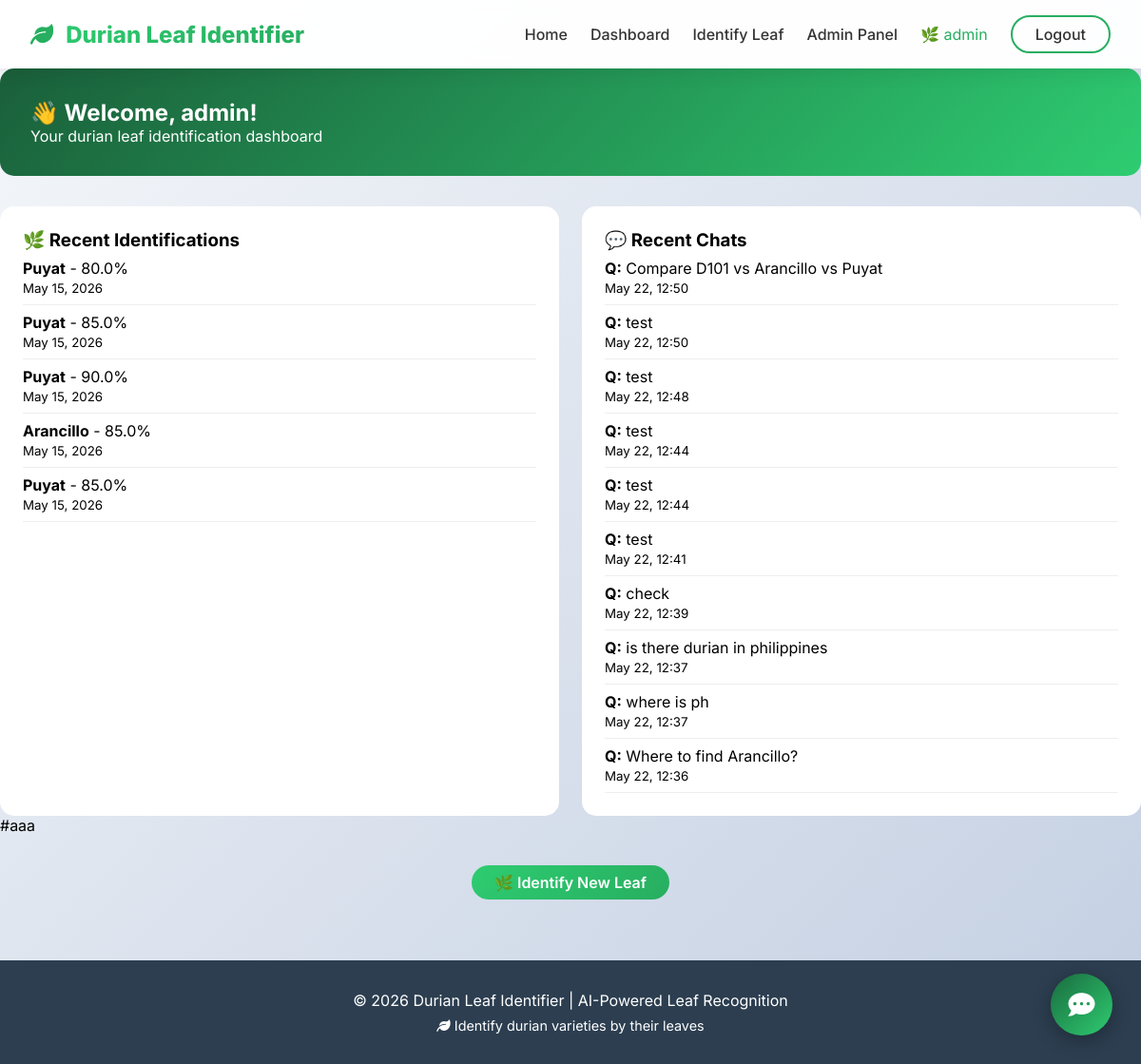
The page /dashboard/ (signed in) on the database its author committed.
### landing/models.py (models this page shows, shortened)
class LeafIdentification(models.Model):
    user = models.ForeignKey(User, on_delete=models.CASCADE, related_name='leaf_ids')
    image = models.ImageField(upload_to='leaves/')
    identified_variety = models.CharField(max_length=100, blank=True)
    confidence_score = models.FloatField(default=0.0)
    leaf_features = models.TextField(blank=True)
    created_at = models.DateTimeField(auto_now_add=True)
    class Meta:
        ordering = ['-created_at']

class ChatHistory(models.Model):
    user = models.ForeignKey(User, on_delete=models.CASCADE, related_name='chats')
    question = models.TextField()
    answer = models.TextField()
    created_at = models.DateTimeField(auto_now_add=True)
    class Meta:
        ordering = ['-created_at']

### landing/views.py (the view)
@login_required
def dashboard_view(request):
    chat_history = ChatHistory.objects.filter(user=request.user)[:10]
    leaf_ids = LeafIdentification.objects.filter(user=request.user)[:5]
    context = {
        'chat_history': chat_history,
        'leaf_identifications': leaf_ids,
        'user': request.user
    }
    return render(request, 'landing/dashboard.html', context)

### templates/landing/dashboard.html
{% extends 'landing/base.html' %}
{% block content %}
<div style="background: linear-gradient(135deg, #1a5f3a, #2ecc71); color: white; padding: 2rem; border-radius: 15px; margin-bottom: 2rem;">
    <h2>👋 Welcome, {{ user.first_name|default:user.username }}!</h2>
    <p>Your durian leaf identification dashboard</p>
</div>
<div style="display: grid; grid-template-columns: repeat(auto-fit, minmax(300px, 1fr)); gap: 1.5rem;">
    <div style="background: white; padding: 1.5rem; border-radius: 15px;">
        <h3>🌿 Recent Identifications</h3>
        {% if leaf_identifications %}
            {% for leaf in leaf_identifications %}
            <div style="padding: 0.5rem 0; border-bottom: 1px solid #eee;">
                <strong>{{ leaf.identified_variety }}</strong> - {{ leaf.confidence_score }}%<br>
                <small>{{ leaf.created_at|date:"M d, Y" }}</small>
            </div>
            {% endfor %}
        {% else %}
            <p>No identifications yet. <a href="{% url 'identify_leaf' %}">Upload a leaf photo!</a></p>
        {% endif %}
    </div>
    <div style="background: white; padding: 1.5rem; border-radius: 15px;">
        <h3>💬 Recent Chats</h3>
        {% if chat_history %}
            {% for chat in chat_history %}
            <div style="padding: 0.5rem 0; border-bottom: 1px solid #eee;">
                <strong>Q:</strong> {{ chat.question|truncatechars:50 }}<br>
                <small>{{ chat.created_at|date:"M d, H:i" }}</small>
            </div>
            {% endfor %}
        {% else %}
            <p>No chat history. <a href="/">Chat with AI!</a></p>
        {% endif %}
    </div>
</div>
#aaa
<div style="margin-top: 2rem; text-align: center;">
    <a href="{% url 'identify_leaf' %}" class="btn btn-primary">🌿 Identify New Leaf</a>
</div>
{% endblock %}

### templates/landing/base.html (shortened to what this page needs)
{% load static %}
<!DOCTYPE html>
<html lang="en">
<head>
    <link rel="stylesheet" href="https://cdnjs.cloudflare.com/ajax/libs/font-awesome/6.0.0-beta3/css/all.min.css">
</head>
<body>
    <nav class="navbar">
        <div class="nav-container">
            <a href="/" class="logo">
                <i class="fas fa-leaf"></i>
            </a>
            <div class="nav-links">
                <a href="/">Home</a>
                {% if user.is_authenticated %}
                    <a href="{% url 'dashboard' %}">Dashboard</a>
                    <a href="{% url 'identify_leaf' %}">Identify Leaf</a>
                    {% if user.is_superuser %}
                        <a href="{% url 'admin_dashboard' %}">Admin Panel</a>
                    {% endif %}
                    <span style="color: #27ae60;">🌿 {{ user.username }}</span>
                    <a href="{% url 'logout' %}" class="btn btn-outline">Logout</a>
                {% else %}
                    <a href="{% url 'login' %}" class="btn btn-outline">Login</a>
                    <a href="{% url 'register' %}" class="btn btn-primary">Register</a>
                {% endif %}
            </div>
        </div>
    </nav>
    {% block content %}{% endblock %}
    <footer class="footer">
        <p>&copy; 2026 Durian Leaf Identifier | AI-Powered Leaf Recognition</p>
        <p style="margin-top: 0.5rem; font-size: 0.9rem;">
            <i class="fas fa-leaf"></i> Identify durian varieties by their leaves
        </p>
    </footer>
    <div class="chat-button" id="chatButton">
        <i class="fas fa-comment-dots"></i>
    </div>
</body>
</html>

### templates/landing/base.html (style rules this page uses)
* { margin: 0; padding: 0; box-sizing: border-box; }
body { font-family: 'Inter', sans-serif; background: linear-gradient(135deg, #f5f7fa 0%, #c3cfe2 100%); min-height: 100vh; }
.navbar { background: rgba(255, 255, 255, 0.95); backdrop-filter: blur(10px); box-shadow: 0 2px 20px rgba(0,0,0,0.1); position: sticky; top: 0; z-index: 1000; }
.nav-container { max-width: 1200px; margin: 0 auto; padding: 1rem 2rem; display: flex; justify-content: space-between; align-items: center; flex-wrap: wrap; }
.logo { font-size: 1.5rem; font-weight: 800; background: linear-gradient(135deg, #2ecc71, #27ae60); -webkit-background-clip: text; background-clip: text; color: transparent; text-decoration: none; }
.logo i { color: #27ae60; margin-right: 0.5rem; }
.nav-links { display: flex; gap: 1.5rem; align-items: center; flex-wrap: wrap; }
.nav-links a { text-decoration: none; color: #333; font-weight: 500; transition: color 0.3s; }
.btn { padding: 0.5rem 1.5rem; border-radius: 50px; border: none; cursor: pointer; font-weight: 600; transition: all 0.3s; text-decoration: none; display: inline-block; }
.btn-primary { background: linear-gradient(135deg, #2ecc71, #27ae60); color: white; }
.btn-outline { background: transparent; border: 2px solid #27ae60; color: #27ae60; }
.footer { background: #2c3e50; color: white; text-align: center; padding: 2rem; margin-top: 4rem; }
.chat-button { position: fixed; bottom: 30px; right: 30px; width: 65px; height: 65px; background: linear-gradient(135deg, #1a6b3e, #2ecc71); border-radius: 50%; display: flex; align-items: center; justify-content: center; cursor: pointer; box-shadow: 0 5px 20px rgba(0,0,0,0.3); transition: all 0.3s ease; z-index: 1000; border: none; }
.chat-button i { font-size: 28px; color: white; }

### rows shown on the page
LeafIdentification: identified_variety "Puyat", confidence_score "80.0", created_at "May 15, 2026"
LeafIdentification: identified_variety "Puyat", confidence_score "85.0", created_at "May 15, 2026"
LeafIdentification: identified_variety "Puyat", confidence_score "90.0", created_at "May 15, 2026"
LeafIdentification: identified_variety "Arancillo", confidence_score "85.0", created_at "May 15, 2026"
LeafIdentification: identified_variety "Puyat", confidence_score "85.0", created_at "May 15, 2026"
ChatHistory: question "Compare D101 vs Arancillo vs Puyat", created_at "May 22, 12:50"
ChatHistory: question "test", created_at "May 22, 12:50"
ChatHistory: question "test", created_at "May 22, 12:48"
ChatHistory: question "test", created_at "May 22, 12:44"
ChatHistory: question "test", created_at "May 22, 12:44"
ChatHistory: question "test", created_at "May 22, 12:41"
ChatHistory: question "check", created_at "May 22, 12:39"
ChatHistory: question "is there durian in philippines", created_at "May 22, 12:37"
ChatHistory: question "where is ph", created_at "May 22, 12:37"
ChatHistory: question "Where to find Arancillo?", created_at "May 22, 12:36"

### other values the page prints
{{ user.username }} "admin"
{{ user.first_name|default:user.username }} "admin"
